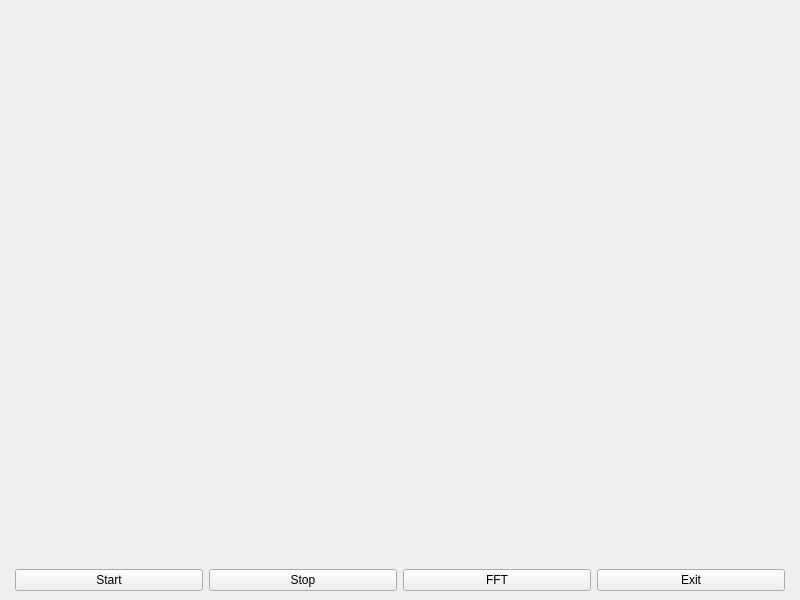
<?xml version="1.0" encoding="UTF-8"?>
<ui version="4.0">
 <class>win_plot</class>
 <widget class="QMainWindow" name="win_plot">
  <property name="geometry">
   <rect>
    <x>0</x>
    <y>0</y>
    <width>800</width>
    <height>600</height>
   </rect>
  </property>
  <property name="windowTitle">
   <string>MainWindow</string>
  </property>
  <widget class="QWidget" name="centralwidget">
   <layout class="QVBoxLayout" name="verticalLayout">
    <item>
     <widget class="QwtPlot" name="qwtPlot"/>
    </item>
    <item>
     <layout class="QHBoxLayout" name="horizontalLayout">
      <property name="leftMargin">
       <number>6</number>
      </property>
      <property name="topMargin">
       <number>0</number>
      </property>
      <property name="rightMargin">
       <number>6</number>
      </property>
      <property name="bottomMargin">
       <number>0</number>
      </property>
      <item>
       <widget class="QPushButton" name="btnA">
        <property name="text">
         <string>Start</string>
        </property>
       </widget>
      </item>
      <item>
       <widget class="QPushButton" name="btnB">
        <property name="text">
         <string>Stop</string>
        </property>
       </widget>
      </item>
      <item>
       <widget class="QPushButton" name="btnC">
        <property name="text">
         <string>FFT</string>
        </property>
       </widget>
      </item>
      <item>
       <widget class="QPushButton" name="btnD">
        <property name="text">
         <string>Exit</string>
        </property>
       </widget>
      </item>
     </layout>
    </item>
   </layout>
  </widget>
 </widget>
 <customwidgets>
  <customwidget>
   <class>QwtPlot</class>
   <extends>QFrame</extends>
   <header>qwt_plot.h</header>
   <container>1</container>
  </customwidget>
 </customwidgets>
 <resources/>
 <connections>
  <connection>
   <sender>btnD</sender>
   <signal>clicked()</signal>
   <receiver>win_plot</receiver>
   <slot>close()</slot>
   <hints>
    <hint type="sourcelabel">
     <x>724</x>
     <y>453</y>
    </hint>
    <hint type="destinationlabel">
     <x>776</x>
     <y>544</y>
    </hint>
   </hints>
  </connection>
 </connections>
</ui>
